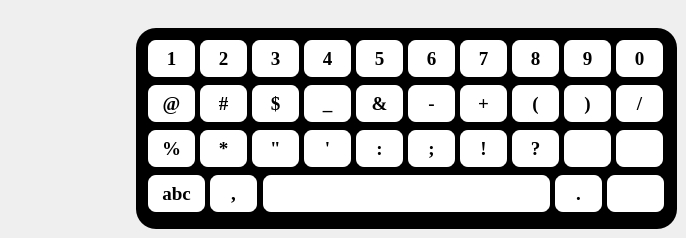
      <widget class="QWidget" name="page_49">
       <widget class="QFrame" name="frame_4">
        <property name="geometry">
         <rect>
          <x>136</x>
          <y>28</y>
          <width>541</width>
          <height>201</height>
         </rect>
        </property>
        <property name="styleSheet">
         <string notr="true">QFrame{
color:white;
background:black;
border-radius:20px;
}</string>
        </property>
        <property name="frameShape">
         <enum>QFrame::StyledPanel</enum>
        </property>
        <property name="frameShadow">
         <enum>QFrame::Raised</enum>
        </property>
        <widget class="QPushButton" name="pushButton_abc">
         <property name="geometry">
          <rect>
           <x>10</x>
           <y>145</y>
           <width>61</width>
           <height>41</height>
          </rect>
         </property>
         <property name="font">
          <font>
           <family>Times New Roman</family>
           <pointsize>14</pointsize>
           <weight>75</weight>
           <bold>true</bold>
          </font>
         </property>
         <property name="styleSheet">
          <string notr="true">QPushButton{
border: 2px solid black;
border-radius:10px;
background:white;
}
QPushButton:hover {
  background: rgb(170, 165, 163);
}</string>
         </property>
         <property name="text">
          <string>abc</string>
         </property>
        </widget>
        <widget class="QPushButton" name="pushButton_no6">
         <property name="geometry">
          <rect>
           <x>270</x>
           <y>10</y>
           <width>51</width>
           <height>41</height>
          </rect>
         </property>
         <property name="font">
          <font>
           <family>Times New Roman</family>
           <pointsize>14</pointsize>
           <weight>75</weight>
           <bold>true</bold>
          </font>
         </property>
         <property name="styleSheet">
          <string notr="true">QPushButton{
border: 2px solid black;
border-radius:10px;
background:white;
}
QPushButton:hover {
  background: rgb(170, 165, 163);
}</string>
         </property>
         <property name="text">
          <string>6</string>
         </property>
        </widget>
        <widget class="QPushButton" name="pushButton_no1">
         <property name="geometry">
          <rect>
           <x>10</x>
           <y>10</y>
           <width>51</width>
           <height>41</height>
          </rect>
         </property>
         <property name="font">
          <font>
           <family>Times New Roman</family>
           <pointsize>14</pointsize>
           <weight>75</weight>
           <bold>true</bold>
          </font>
         </property>
         <property name="styleSheet">
          <string notr="true">QPushButton{
border: 2px solid black;
border-radius:10px;
background:white;
}
QPushButton:hover {
  background: rgb(170, 165, 163);
}</string>
         </property>
         <property name="text">
          <string>1</string>
         </property>
        </widget>
        <widget class="QPushButton" name="pushButton_dotno">
         <property name="geometry">
          <rect>
           <x>417</x>
           <y>145</y>
           <width>51</width>
           <height>41</height>
          </rect>
         </property>
         <property name="font">
          <font>
           <family>Times New Roman</family>
           <pointsize>14</pointsize>
           <weight>75</weight>
           <bold>true</bold>
          </font>
         </property>
         <property name="styleSheet">
          <string notr="true">QPushButton{
border: 2px solid black;
border-radius:10px;
background:white;
}
QPushButton:hover {
  background: rgb(170, 165, 163);
}</string>
         </property>
         <property name="text">
          <string>.</string>
         </property>
        </widget>
        <widget class="QPushButton" name="pushButton_no5">
         <property name="geometry">
          <rect>
           <x>218</x>
           <y>10</y>
           <width>51</width>
           <height>41</height>
          </rect>
         </property>
         <property name="font">
          <font>
           <family>Times New Roman</family>
           <pointsize>14</pointsize>
           <weight>75</weight>
           <bold>true</bold>
          </font>
         </property>
         <property name="styleSheet">
          <string notr="true">QPushButton{
border: 2px solid black;
border-radius:10px;
background:white;
}
QPushButton:hover {
  background: rgb(170, 165, 163);
}</string>
         </property>
         <property name="text">
          <string>5</string>
         </property>
        </widget>
        <widget class="QPushButton" name="pushButton_no0">
         <property name="geometry">
          <rect>
           <x>478</x>
           <y>10</y>
           <width>51</width>
           <height>41</height>
          </rect>
         </property>
         <property name="font">
          <font>
           <family>Times New Roman</family>
           <pointsize>14</pointsize>
           <weight>75</weight>
           <bold>true</bold>
          </font>
         </property>
         <property name="styleSheet">
          <string notr="true">QPushButton{
border: 2px solid black;
border-radius:10px;
background:white;
}
QPushButton:hover {
  background: rgb(170, 165, 163);
}</string>
         </property>
         <property name="text">
          <string>0</string>
         </property>
        </widget>
        <widget class="QPushButton" name="pushButton_comma">
         <property name="geometry">
          <rect>
           <x>72</x>
           <y>145</y>
           <width>51</width>
           <height>41</height>
          </rect>
         </property>
         <property name="font">
          <font>
           <family>Times New Roman</family>
           <pointsize>14</pointsize>
           <weight>75</weight>
           <bold>true</bold>
          </font>
         </property>
         <property name="styleSheet">
          <string notr="true">QPushButton{
border: 2px solid black;
border-radius:10px;
background:white;
}
QPushButton:hover {
  background: rgb(170, 165, 163);
}</string>
         </property>
         <property name="text">
          <string>,</string>
         </property>
        </widget>
        <widget class="QPushButton" name="pushButton_no9">
         <property name="geometry">
          <rect>
           <x>426</x>
           <y>10</y>
           <width>51</width>
           <height>41</height>
          </rect>
         </property>
         <property name="font">
          <font>
           <family>Times New Roman</family>
           <pointsize>14</pointsize>
           <weight>75</weight>
           <bold>true</bold>
          </font>
         </property>
         <property name="styleSheet">
          <string notr="true">QPushButton{
border: 2px solid black;
border-radius:10px;
background:white;
}
QPushButton:hover {
  background: rgb(170, 165, 163);
}</string>
         </property>
         <property name="text">
          <string>9</string>
         </property>
        </widget>
        <widget class="QPushButton" name="pushButton_no4">
         <property name="geometry">
          <rect>
           <x>166</x>
           <y>10</y>
           <width>51</width>
           <height>41</height>
          </rect>
         </property>
         <property name="font">
          <font>
           <family>Times New Roman</family>
           <pointsize>14</pointsize>
           <weight>75</weight>
           <bold>true</bold>
          </font>
         </property>
         <property name="styleSheet">
          <string notr="true">QPushButton{
border: 2px solid black;
border-radius:10px;
background:white;
}
QPushButton:hover {
  background: rgb(170, 165, 163);
}</string>
         </property>
         <property name="text">
          <string>4</string>
         </property>
        </widget>
        <widget class="QPushButton" name="pushButton_no8">
         <property name="geometry">
          <rect>
           <x>374</x>
           <y>10</y>
           <width>51</width>
           <height>41</height>
          </rect>
         </property>
         <property name="font">
          <font>
           <family>Times New Roman</family>
           <pointsize>14</pointsize>
           <weight>75</weight>
           <bold>true</bold>
          </font>
         </property>
         <property name="styleSheet">
          <string notr="true">QPushButton{
border: 2px solid black;
border-radius:10px;
background:white;
}
QPushButton:hover {
  background: rgb(170, 165, 163);
}</string>
         </property>
         <property name="text">
          <string>8</string>
         </property>
        </widget>
        <widget class="QPushButton" name="pushButton_enter">
         <property name="geometry">
          <rect>
           <x>469</x>
           <y>145</y>
           <width>61</width>
           <height>41</height>
          </rect>
         </property>
         <property name="font">
          <font>
           <family>Times New Roman</family>
           <pointsize>14</pointsize>
           <weight>75</weight>
           <bold>true</bold>
          </font>
         </property>
         <property name="styleSheet">
          <string notr="true">QPushButton{
border: 2px solid black;
border-radius:10px;
background:white;
}
QPushButton:hover {
  background: rgb(170, 165, 163);
}</string>
         </property>
         <property name="text">
          <string/>
         </property>
         <property name="icon">
          <iconset>
           <normaloff>:/images/enter.png</normaloff>:/images/enter.png</iconset>
         </property>
         <property name="iconSize">
          <size>
           <width>28</width>
           <height>28</height>
          </size>
         </property>
        </widget>
        <widget class="QPushButton" name="pushButton_space">
         <property name="geometry">
          <rect>
           <x>125</x>
           <y>145</y>
           <width>291</width>
           <height>41</height>
          </rect>
         </property>
         <property name="font">
          <font>
           <family>Times New Roman</family>
           <pointsize>14</pointsize>
           <weight>75</weight>
           <bold>true</bold>
          </font>
         </property>
         <property name="styleSheet">
          <string notr="true">QPushButton{
border: 2px solid black;
border-radius:10px;
background:white;
}
QPushButton:hover {
  background: rgb(170, 165, 163);
}</string>
         </property>
         <property name="text">
          <string/>
         </property>
        </widget>
        <widget class="QPushButton" name="pushButton_no7">
         <property name="geometry">
          <rect>
           <x>322</x>
           <y>10</y>
           <width>51</width>
           <height>41</height>
          </rect>
         </property>
         <property name="font">
          <font>
           <family>Times New Roman</family>
           <pointsize>14</pointsize>
           <weight>75</weight>
           <bold>true</bold>
          </font>
         </property>
         <property name="styleSheet">
          <string notr="true">QPushButton{
border: 2px solid black;
border-radius:10px;
background:white;
}
QPushButton:hover {
  background: rgb(170, 165, 163);
}</string>
         </property>
         <property name="text">
          <string>7</string>
         </property>
        </widget>
        <widget class="QPushButton" name="pushButton_no3">
         <property name="geometry">
          <rect>
           <x>114</x>
           <y>10</y>
           <width>51</width>
           <height>41</height>
          </rect>
         </property>
         <property name="font">
          <font>
           <family>Times New Roman</family>
           <pointsize>14</pointsize>
           <weight>75</weight>
           <bold>true</bold>
          </font>
         </property>
         <property name="styleSheet">
          <string notr="true">QPushButton{
border: 2px solid black;
border-radius:10px;
background:white;
}
QPushButton:hover {
  background: rgb(170, 165, 163);
}</string>
         </property>
         <property name="text">
          <string>3</string>
         </property>
        </widget>
        <widget class="QPushButton" name="pushButton_no2">
         <property name="geometry">
          <rect>
           <x>62</x>
           <y>10</y>
           <width>51</width>
           <height>41</height>
          </rect>
         </property>
         <property name="font">
          <font>
           <family>Times New Roman</family>
           <pointsize>14</pointsize>
           <weight>75</weight>
           <bold>true</bold>
          </font>
         </property>
         <property name="styleSheet">
          <string notr="true">QPushButton{
border: 2px solid black;
border-radius:10px;
background:white;
}
QPushButton:hover {
  background: rgb(170, 165, 163);
}</string>
         </property>
         <property name="text">
          <string>2</string>
         </property>
        </widget>
        <widget class="QPushButton" name="pushButton_underscore">
         <property name="geometry">
          <rect>
           <x>166</x>
           <y>55</y>
           <width>51</width>
           <height>41</height>
          </rect>
         </property>
         <property name="font">
          <font>
           <family>Times New Roman</family>
           <pointsize>14</pointsize>
           <weight>75</weight>
           <bold>true</bold>
          </font>
         </property>
         <property name="styleSheet">
          <string notr="true">QPushButton{
border: 2px solid black;
border-radius:10px;
background:white;
}
QPushButton:hover {
  background: rgb(170, 165, 163);
}</string>
         </property>
         <property name="text">
          <string>_</string>
         </property>
        </widget>
        <widget class="QPushButton" name="pushButton_dollar">
         <property name="geometry">
          <rect>
           <x>114</x>
           <y>55</y>
           <width>51</width>
           <height>41</height>
          </rect>
         </property>
         <property name="font">
          <font>
           <family>Times New Roman</family>
           <pointsize>14</pointsize>
           <weight>75</weight>
           <bold>true</bold>
          </font>
         </property>
         <property name="styleSheet">
          <string notr="true">QPushButton{
border: 2px solid black;
border-radius:10px;
background:white;
}
QPushButton:hover {
  background: rgb(170, 165, 163);
}</string>
         </property>
         <property name="text">
          <string>$</string>
         </property>
        </widget>
        <widget class="QPushButton" name="pushButton_rbracket">
         <property name="geometry">
          <rect>
           <x>426</x>
           <y>55</y>
           <width>51</width>
           <height>41</height>
          </rect>
         </property>
         <property name="font">
          <font>
           <family>Times New Roman</family>
           <pointsize>14</pointsize>
           <weight>75</weight>
           <bold>true</bold>
          </font>
         </property>
         <property name="styleSheet">
          <string notr="true">QPushButton{
border: 2px solid black;
border-radius:10px;
background:white;
}
QPushButton:hover {
  background: rgb(170, 165, 163);
}</string>
         </property>
         <property name="text">
          <string>)</string>
         </property>
        </widget>
        <widget class="QPushButton" name="pushButton_and">
         <property name="geometry">
          <rect>
           <x>218</x>
           <y>55</y>
           <width>51</width>
           <height>41</height>
          </rect>
         </property>
         <property name="font">
          <font>
           <family>Times New Roman</family>
           <pointsize>14</pointsize>
           <weight>75</weight>
           <bold>true</bold>
          </font>
         </property>
         <property name="styleSheet">
          <string notr="true">QPushButton{
border: 2px solid black;
border-radius:10px;
background:white;
}
QPushButton:hover {
  background: rgb(170, 165, 163);
}</string>
         </property>
         <property name="text">
          <string>&amp;&amp;</string>
         </property>
        </widget>
        <widget class="QPushButton" name="pushButton_at">
         <property name="geometry">
          <rect>
           <x>10</x>
           <y>55</y>
           <width>51</width>
           <height>41</height>
          </rect>
         </property>
         <property name="font">
          <font>
           <family>Times New Roman</family>
           <pointsize>14</pointsize>
           <weight>75</weight>
           <bold>true</bold>
          </font>
         </property>
         <property name="styleSheet">
          <string notr="true">QPushButton{
border: 2px solid black;
border-radius:10px;
background:white;
}
QPushButton:hover {
  background: rgb(170, 165, 163);
}</string>
         </property>
         <property name="text">
          <string>@</string>
         </property>
        </widget>
        <widget class="QPushButton" name="pushButton_plus">
         <property name="geometry">
          <rect>
           <x>322</x>
           <y>55</y>
           <width>51</width>
           <height>41</height>
          </rect>
         </property>
         <property name="font">
          <font>
           <family>Times New Roman</family>
           <pointsize>14</pointsize>
           <weight>75</weight>
           <bold>true</bold>
          </font>
         </property>
         <property name="styleSheet">
          <string notr="true">QPushButton{
border: 2px solid black;
border-radius:10px;
background:white;
}
QPushButton:hover {
  background: rgb(170, 165, 163);
}</string>
         </property>
         <property name="text">
          <string>+</string>
         </property>
        </widget>
        <widget class="QPushButton" name="pushButton_lbracket">
         <property name="geometry">
          <rect>
           <x>374</x>
           <y>55</y>
           <width>51</width>
           <height>41</height>
          </rect>
         </property>
         <property name="font">
          <font>
           <family>Times New Roman</family>
           <pointsize>14</pointsize>
           <weight>75</weight>
           <bold>true</bold>
          </font>
         </property>
         <property name="styleSheet">
          <string notr="true">QPushButton{
border: 2px solid black;
border-radius:10px;
background:white;
}
QPushButton:hover {
  background: rgb(170, 165, 163);
}</string>
         </property>
         <property name="text">
          <string>(</string>
         </property>
        </widget>
        <widget class="QPushButton" name="pushButton_slash">
         <property name="geometry">
          <rect>
           <x>478</x>
           <y>55</y>
           <width>51</width>
           <height>41</height>
          </rect>
         </property>
         <property name="font">
          <font>
           <family>Times New Roman</family>
           <pointsize>14</pointsize>
           <weight>75</weight>
           <bold>true</bold>
          </font>
         </property>
         <property name="styleSheet">
          <string notr="true">QPushButton{
border: 2px solid black;
border-radius:10px;
background:white;
}
QPushButton:hover {
  background: rgb(170, 165, 163);
}</string>
         </property>
         <property name="text">
          <string>/</string>
         </property>
        </widget>
        <widget class="QPushButton" name="pushButton_minus">
         <property name="geometry">
          <rect>
           <x>270</x>
           <y>55</y>
           <width>51</width>
           <height>41</height>
          </rect>
         </property>
         <property name="font">
          <font>
           <family>Times New Roman</family>
           <pointsize>14</pointsize>
           <weight>75</weight>
           <bold>true</bold>
          </font>
         </property>
         <property name="styleSheet">
          <string notr="true">QPushButton{
border: 2px solid black;
border-radius:10px;
background:white;
}
QPushButton:hover {
  background: rgb(170, 165, 163);
}</string>
         </property>
         <property name="text">
          <string>-</string>
         </property>
        </widget>
        <widget class="QPushButton" name="pushButton_hash">
         <property name="geometry">
          <rect>
           <x>62</x>
           <y>55</y>
           <width>51</width>
           <height>41</height>
          </rect>
         </property>
         <property name="font">
          <font>
           <family>Times New Roman</family>
           <pointsize>14</pointsize>
           <weight>75</weight>
           <bold>true</bold>
          </font>
         </property>
         <property name="styleSheet">
          <string notr="true">QPushButton{
border: 2px solid black;
border-radius:10px;
background:white;
}
QPushButton:hover {
  background: rgb(170, 165, 163);
}</string>
         </property>
         <property name="text">
          <string>#</string>
         </property>
        </widget>
        <widget class="QPushButton" name="pushButton_squote">
         <property name="geometry">
          <rect>
           <x>166</x>
           <y>100</y>
           <width>51</width>
           <height>41</height>
          </rect>
         </property>
         <property name="font">
          <font>
           <family>Times New Roman</family>
           <pointsize>14</pointsize>
           <weight>75</weight>
           <bold>true</bold>
          </font>
         </property>
         <property name="styleSheet">
          <string notr="true">QPushButton{
border: 2px solid black;
border-radius:10px;
background:white;
}
QPushButton:hover {
  background: rgb(170, 165, 163);
}</string>
         </property>
         <property name="text">
          <string>'</string>
         </property>
        </widget>
        <widget class="QPushButton" name="pushButton_dquote">
         <property name="geometry">
          <rect>
           <x>114</x>
           <y>100</y>
           <width>51</width>
           <height>41</height>
          </rect>
         </property>
         <property name="font">
          <font>
           <family>Times New Roman</family>
           <pointsize>14</pointsize>
           <weight>75</weight>
           <bold>true</bold>
          </font>
         </property>
         <property name="styleSheet">
          <string notr="true">QPushButton{
border: 2px solid black;
border-radius:10px;
background:white;
}
QPushButton:hover {
  background: rgb(170, 165, 163);
}</string>
         </property>
         <property name="text">
          <string>&quot;</string>
         </property>
        </widget>
        <widget class="QPushButton" name="pushButton_mu">
         <property name="geometry">
          <rect>
           <x>426</x>
           <y>100</y>
           <width>51</width>
           <height>41</height>
          </rect>
         </property>
         <property name="font">
          <font>
           <family>Times New Roman</family>
           <pointsize>14</pointsize>
           <weight>75</weight>
           <bold>true</bold>
          </font>
         </property>
         <property name="styleSheet">
          <string notr="true">QPushButton{
border: 2px solid black;
border-radius:10px;
background:white;
}
QPushButton:hover {
  background: rgb(170, 165, 163);
}</string>
         </property>
         <property name="text">
          <string/>
         </property>
         <property name="icon">
          <iconset>
           <normaloff>:/images/mu.png</normaloff>:/images/mu.png</iconset>
         </property>
        </widget>
        <widget class="QPushButton" name="pushButton_colon">
         <property name="geometry">
          <rect>
           <x>218</x>
           <y>100</y>
           <width>51</width>
           <height>41</height>
          </rect>
         </property>
         <property name="font">
          <font>
           <family>Times New Roman</family>
           <pointsize>14</pointsize>
           <weight>75</weight>
           <bold>true</bold>
          </font>
         </property>
         <property name="styleSheet">
          <string notr="true">QPushButton{
border: 2px solid black;
border-radius:10px;
background:white;
}
QPushButton:hover {
  background: rgb(170, 165, 163);
}</string>
         </property>
         <property name="text">
          <string>:</string>
         </property>
        </widget>
        <widget class="QPushButton" name="pushButton_percent">
         <property name="geometry">
          <rect>
           <x>10</x>
           <y>100</y>
           <width>51</width>
           <height>41</height>
          </rect>
         </property>
         <property name="font">
          <font>
           <family>Times New Roman</family>
           <pointsize>14</pointsize>
           <weight>75</weight>
           <bold>true</bold>
          </font>
         </property>
         <property name="styleSheet">
          <string notr="true">QPushButton{
border: 2px solid black;
border-radius:10px;
background:white;
}
QPushButton:hover {
  background: rgb(170, 165, 163);
}</string>
         </property>
         <property name="text">
          <string>%</string>
         </property>
        </widget>
        <widget class="QPushButton" name="pushButton_exclamatory">
         <property name="geometry">
          <rect>
           <x>322</x>
           <y>100</y>
           <width>51</width>
           <height>41</height>
          </rect>
         </property>
         <property name="font">
          <font>
           <family>Times New Roman</family>
           <pointsize>14</pointsize>
           <weight>75</weight>
           <bold>true</bold>
          </font>
         </property>
         <property name="styleSheet">
          <string notr="true">QPushButton{
border: 2px solid black;
border-radius:10px;
background:white;
}
QPushButton:hover {
  background: rgb(170, 165, 163);
}</string>
         </property>
         <property name="text">
          <string>!</string>
         </property>
        </widget>
        <widget class="QPushButton" name="pushButton_questionmark">
         <property name="geometry">
          <rect>
           <x>374</x>
           <y>100</y>
           <width>51</width>
           <height>41</height>
          </rect>
         </property>
         <property name="font">
          <font>
           <family>Times New Roman</family>
           <pointsize>14</pointsize>
           <weight>75</weight>
           <bold>true</bold>
          </font>
         </property>
         <property name="styleSheet">
          <string notr="true">QPushButton{
border: 2px solid black;
border-radius:10px;
background:white;
}
QPushButton:hover {
  background: rgb(170, 165, 163);
}</string>
         </property>
         <property name="text">
          <string>?</string>
         </property>
        </widget>
        <widget class="QPushButton" name="pushButton_backspace">
         <property name="geometry">
          <rect>
           <x>478</x>
           <y>100</y>
           <width>51</width>
           <height>41</height>
          </rect>
         </property>
         <property name="font">
          <font>
           <family>Times New Roman</family>
           <pointsize>14</pointsize>
           <weight>75</weight>
           <bold>true</bold>
          </font>
         </property>
         <property name="styleSheet">
          <string notr="true">QPushButton{
border: 2px solid black;
border-radius:10px;
background:white;
}
QPushButton:hover {
  background: rgb(170, 165, 163);
}</string>
         </property>
         <property name="text">
          <string/>
         </property>
         <property name="icon">
          <iconset>
           <normaloff>:/images/backspace.png</normaloff>:/images/backspace.png</iconset>
         </property>
         <property name="iconSize">
          <size>
           <width>28</width>
           <height>28</height>
          </size>
         </property>
        </widget>
        <widget class="QPushButton" name="pushButton_semicolon">
         <property name="geometry">
          <rect>
           <x>270</x>
           <y>100</y>
           <width>51</width>
           <height>41</height>
          </rect>
         </property>
         <property name="font">
          <font>
           <family>Times New Roman</family>
           <pointsize>14</pointsize>
           <weight>75</weight>
           <bold>true</bold>
          </font>
         </property>
         <property name="styleSheet">
          <string notr="true">QPushButton{
border: 2px solid black;
border-radius:10px;
background:white;
}
QPushButton:hover {
  background: rgb(170, 165, 163);
}</string>
         </property>
         <property name="text">
          <string>;</string>
         </property>
        </widget>
        <widget class="QPushButton" name="pushButton_star">
         <property name="geometry">
          <rect>
           <x>62</x>
           <y>100</y>
           <width>51</width>
           <height>41</height>
          </rect>
         </property>
         <property name="font">
          <font>
           <family>Times New Roman</family>
           <pointsize>14</pointsize>
           <weight>75</weight>
           <bold>true</bold>
          </font>
         </property>
         <property name="styleSheet">
          <string notr="true">QPushButton{
border: 2px solid black;
border-radius:10px;
background:white;
}
QPushButton:hover {
  background: rgb(170, 165, 163);
}</string>
         </property>
         <property name="text">
          <string>*</string>
         </property>
        </widget>
       </widget>
      </widget>
